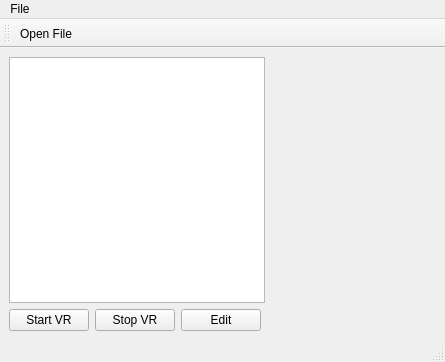
<?xml version="1.0" encoding="UTF-8"?>
<ui version="4.0">
 <class>MainWindow</class>
 <widget class="QMainWindow" name="MainWindow">
  <property name="geometry">
   <rect>
    <x>0</x>
    <y>0</y>
    <width>445</width>
    <height>362</height>
   </rect>
  </property>
  <property name="windowTitle">
   <string>MainWindow</string>
  </property>
  <widget class="QWidget" name="centralwidget">
   <layout class="QVBoxLayout" name="verticalLayout">
    <item>
     <layout class="QHBoxLayout" name="horizontalLayout">
      <item>
       <widget class="QTreeView" name="treeView">
        <property name="sizePolicy">
         <sizepolicy hsizetype="Fixed" vsizetype="Expanding">
          <horstretch>0</horstretch>
          <verstretch>0</verstretch>
         </sizepolicy>
        </property>
        <property name="contextMenuPolicy">
         <enum>Qt::ContextMenuPolicy::ActionsContextMenu</enum>
        </property>
       </widget>
      </item>
      <item>
       <widget class="QVTKOpenGLNativeWidget" name="vtkWidget" native="true">
        <property name="sizePolicy">
         <sizepolicy hsizetype="Expanding" vsizetype="Expanding">
          <horstretch>0</horstretch>
          <verstretch>0</verstretch>
         </sizepolicy>
        </property>
        <property name="minimumSize">
         <size>
          <width>0</width>
          <height>0</height>
         </size>
        </property>
       </widget>
      </item>
     </layout>
    </item>
    <item>
     <layout class="QHBoxLayout" name="horizontalLayout_2">
      <item>
       <widget class="QPushButton" name="pushStartVR">
        <property name="text">
         <string>Start VR</string>
        </property>
       </widget>
      </item>
      <item>
       <widget class="QPushButton" name="pushStopVR">
        <property name="text">
         <string>Stop VR</string>
        </property>
       </widget>
      </item>
      <item>
       <widget class="QPushButton" name="pushButton_2">
        <property name="toolTipDuration">
         <number>3</number>
        </property>
        <property name="text">
         <string>Edit</string>
        </property>
       </widget>
      </item>
      <item>
       <spacer name="horizontalSpacer">
        <property name="orientation">
         <enum>Qt::Orientation::Horizontal</enum>
        </property>
        <property name="sizeHint" stdset="0">
         <size>
          <width>600</width>
          <height>20</height>
         </size>
        </property>
       </spacer>
      </item>
     </layout>
    </item>
   </layout>
  </widget>
  <widget class="QMenuBar" name="menubar">
   <property name="geometry">
    <rect>
     <x>0</x>
     <y>0</y>
     <width>445</width>
     <height>21</height>
    </rect>
   </property>
   <widget class="QMenu" name="menuFile">
    <property name="title">
     <string>File</string>
    </property>
    <addaction name="actionOpen_File"/>
   </widget>
   <addaction name="menuFile"/>
  </widget>
  <widget class="QStatusBar" name="statusbar"/>
  <widget class="QToolBar" name="toolBar">
   <property name="windowTitle">
    <string>toolBar</string>
   </property>
   <attribute name="toolBarArea">
    <enum>TopToolBarArea</enum>
   </attribute>
   <attribute name="toolBarBreak">
    <bool>false</bool>
   </attribute>
   <addaction name="actionOpen_File"/>
  </widget>
  <action name="actionOpen_File">
   <property name="icon">
    <iconset resource="icons.qrc">
     <normaloff>:/icons/fileopen.png</normaloff>:/icons/fileopen.png</iconset>
   </property>
   <property name="text">
    <string>Open File</string>
   </property>
   <property name="menuRole">
    <enum>QAction::MenuRole::NoRole</enum>
   </property>
  </action>
  <action name="actionItem_Options">
   <property name="text">
    <string>Item Options</string>
   </property>
   <property name="menuRole">
    <enum>QAction::MenuRole::NoRole</enum>
   </property>
  </action>
  <action name="actionStartVR">
   <property name="text">
    <string>StartVR</string>
   </property>
   <property name="menuRole">
    <enum>QAction::MenuRole::NoRole</enum>
   </property>
  </action>
  <action name="actionStopVR">
   <property name="text">
    <string>StopVR</string>
   </property>
   <property name="menuRole">
    <enum>QAction::MenuRole::NoRole</enum>
   </property>
  </action>
 </widget>
 <customwidgets>
  <customwidget>
   <class>QVTKOpenGLNativeWidget</class>
   <extends>QWidget</extends>
   <header>QVTKOpenGLNativeWidget.h</header>
   <container>1</container>
  </customwidget>
 </customwidgets>
 <resources>
  <include location="icons.qrc"/>
 </resources>
 <connections/>
</ui>
